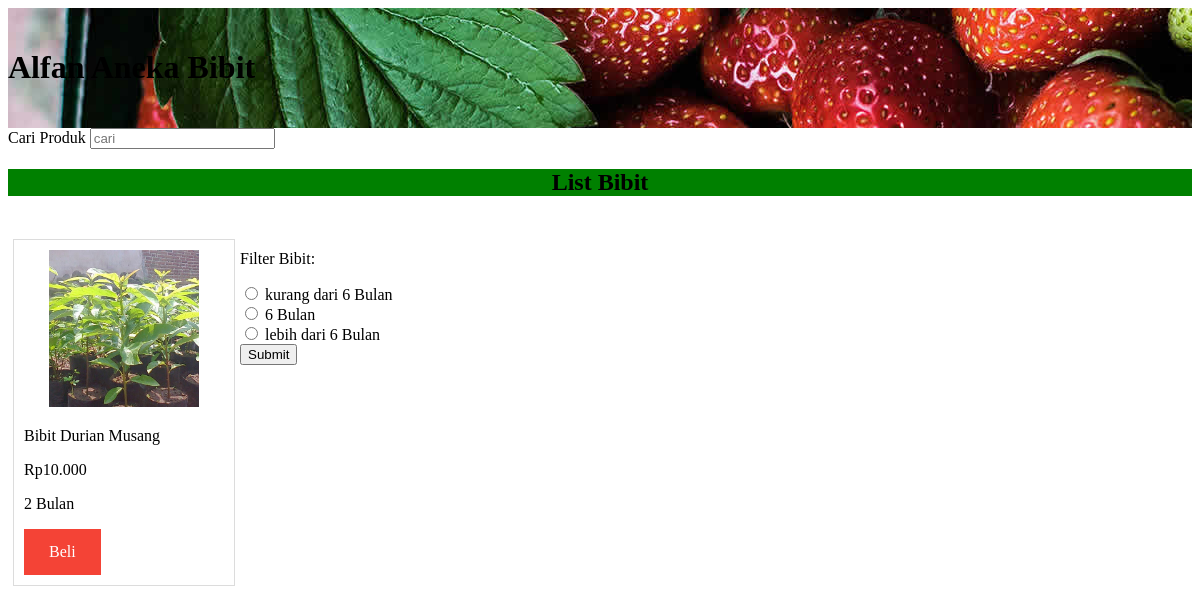
Screenshot of /index.php?cari=Bibit Durian Musang with the database file from the repository.
### tables this page shows
CREATE TABLE `tb_bibit` (
  `id_bibit` int(11) NOT NULL,
  `nama_bibit` varchar(20) NOT NULL,
  `harga_bibit` varchar(20) NOT NULL,
  `umur_bibit` tinyint(2) NOT NULL,
  `gbr_produk` varchar(50) NOT NULL
);

### index.php (the view, shortened to what this page needs)
<!DOCTYPE html>
<html lang="en">
<head>
    <link rel="stylesheet" type="text/css" href="style.css">
</head>
<body>
    <div class="header">
    <h1>Alfan Aneka Bibit</h1>
</div>
    <form method="get" action="">
    <label for="cari">Cari Produk</label>
    <input type="text" name="cari" placeholder="cari">
</form>
<div class="judul">
<center><h2> List Bibit </h2></center>
</div>
<br>
<?php
include "koneksi.php";
$query_mysqli = mysqli_query($koneksi,"select * from tb_bibit");
if (isset($_GET['cari'])) {
   $query_mysqli = mysqli_query($koneksi, "SELECT * FROM tb_bibit WHERE nama_bibit LIKE'%".$_GET['cari']."%'");
}
while ($data = mysqli_fetch_array($query_mysqli)){
    ?>
<div class="col-md-3">
<div class="list-produk">
<div class="card">
    <center>
    <img src="img/<?php echo $data['gbr_produk']; ?>" width="150px"></center>
    <div class="card-body">
    <p><?php echo $data['nama_bibit']; ?></p>
    <p>Rp<?php echo $data['harga_bibit']; ?></p>
    <p><?php echo $data['umur_bibit']; ?> Bulan</p>
    <a href="default.asp" target="_blank">Beli</a>
</div>
</div>
</div>
</div>
<?php } ?>
<form method="get" action="">
  <p>Filter Bibit:</p>
  <input type="radio"  name="umur" value="-1">
  <label > kurang dari 6 Bulan</label><br>
  <input type="radio"  name="umur" value="0">
  <label >6 Bulan</label><br>
  <input type="radio"  name="umur" value="1">
  <label >lebih dari 6 Bulan</label><br>
  <input type="submit" name="button" value="Submit"/>
</form>
</body>
</html>

### style.css (style rules this page uses)
.header { background-image: url("all-bg-title.jpg"); padding-top: 20px; padding-bottom: 20px; font-weight: bold; }
.judul { background-color: green; margin-top: 15px; }
.list-produk { border: 1px solid gainsboro; padding: 10px; float: left; width: 200px; margin: 5px; }
a:link, a:visited { background-color: #f44336; color: white; padding: 14px 25px; text-align: center; text-decoration: none; display: inline-block; }

### rows the page displays
tb_bibit: gbr_produk (picture), nama_bibit "Bibit Durian Musang", harga_bibit "10.000", umur_bibit "2"
